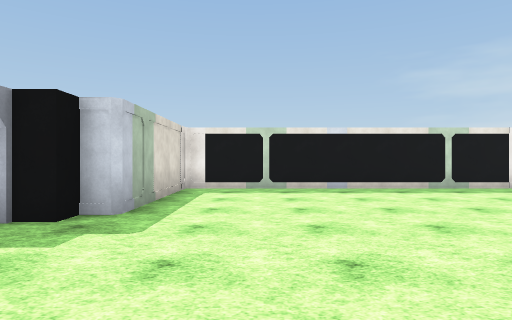
View 1 (above)

16 first-person views from a walk through a Unity game level. The camera is 1.4 m above the floor, looks level and sees 75° across. The floor is counted in squares, 2 m on a side. Each view is taken from the middle of a square. On the plan, view 1 faces up. The plan holds only what a view shows up to about 10 squares ahead; the rest is blank. The place goes on beyond the plan. Door leaves are left out, so doorways stand open. Some surface patterns are stand-ins.

View 2
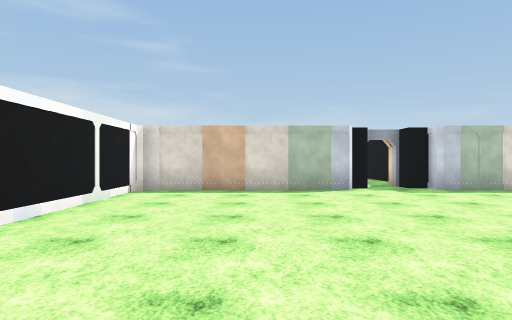

View 3
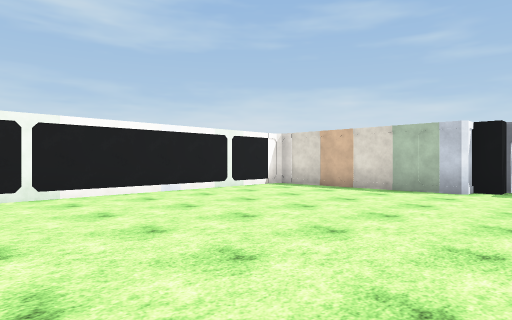

View 4
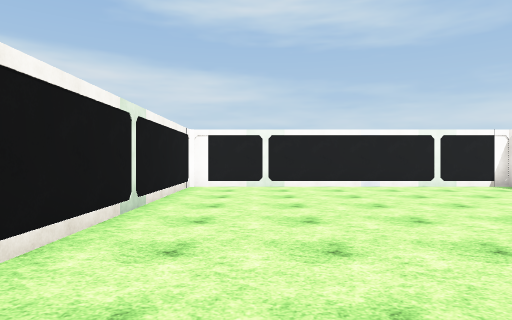

View 5
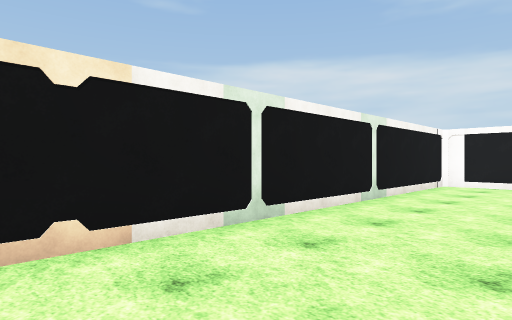

View 6
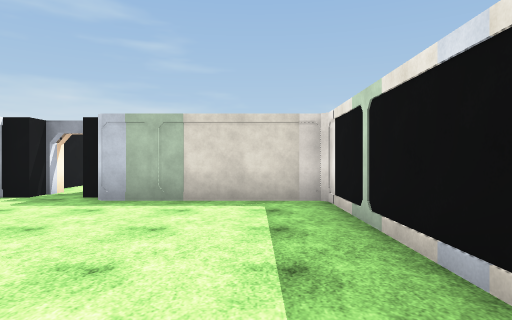

View 7
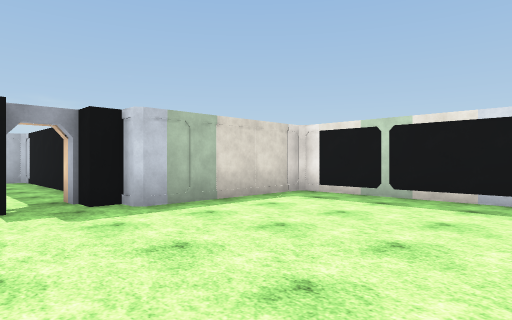

View 8
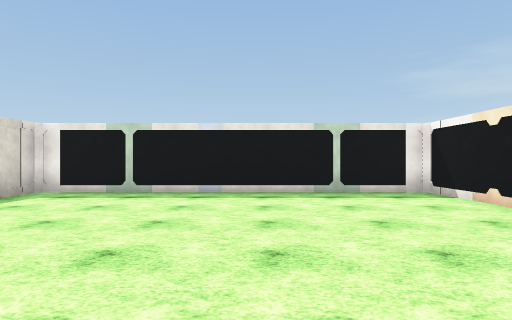

View 9
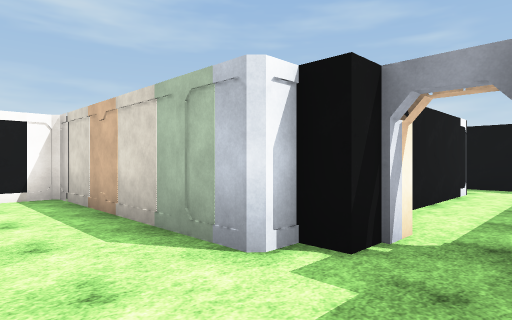

View 10
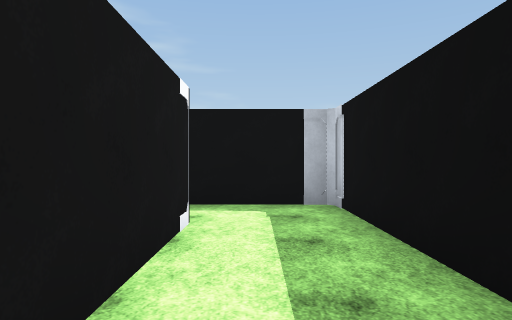

View 11
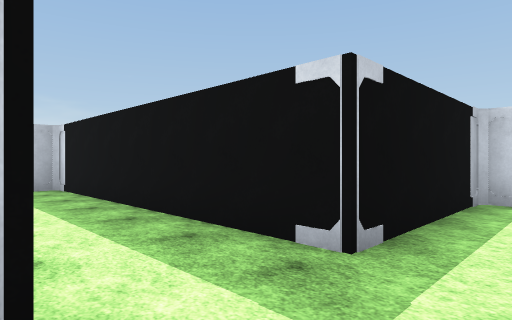

View 12
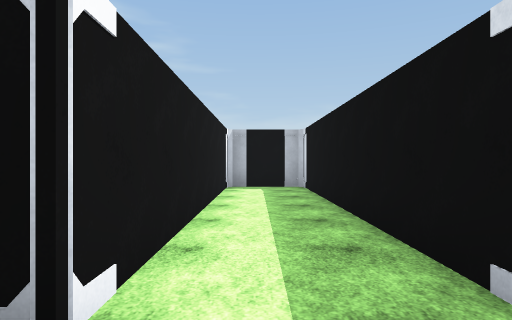

View 13
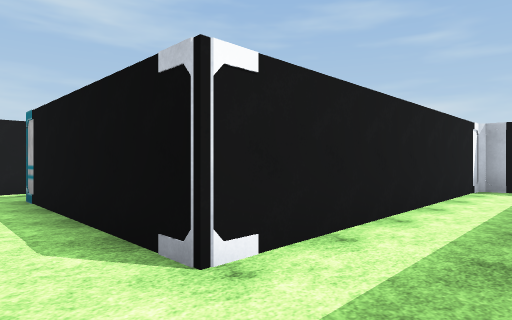

View 14
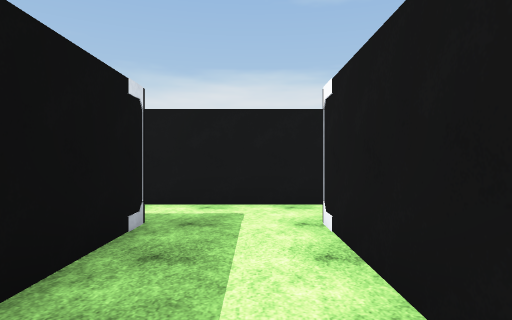

View 15
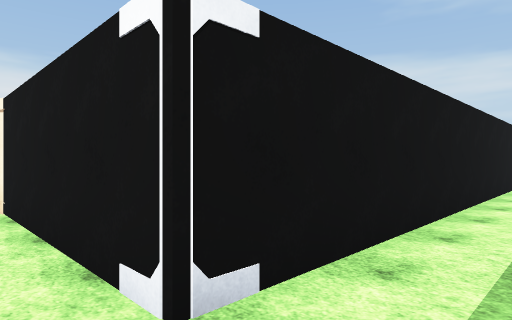

View 16
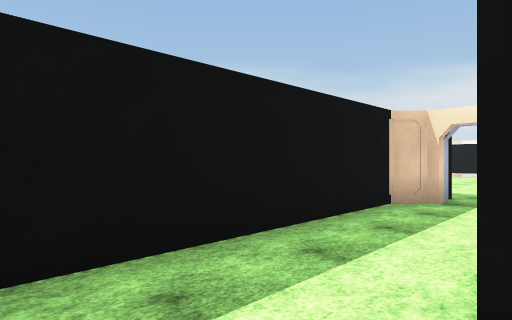

### Floor plan
Points are (right, up) in squares from view 1. A wall is a line through its corners. A room is listed if a view was taken in it or the views show most of it. See-through windows are left out.
Room 1 (views 1, 2, 3, 4, 5, 6, 7, 8, 9)
walls: (-1.8, 1.6) (-1.8, -2.2); (-2.8, 2.8) (-2.2, 2.8) (-2.2, 2.4); (-1.8, 7.5) (-1.8, 4.8); (-1.4, -2.7) (6.2, -2.7); (6.4, 8.2) (-1.2, 8.2); (6.7, -2.4) (6.7, 5.6)
ways out: opening at (-4, 4) to room 2; open door at (-3, 3)
objects: block (-3, 4); other object (-2, 2); other object (-2, 4)
Room 2 (views 10, 11, 12, 13, 14, 15, 16)
walls: (-6.6, 2.3) (-3.6, 2.3); (-9.3, 3.8) (-9.3, 0.3) (-16.1, 0.3); (-7.8, -2.4) (-7.8, 1.6); (-3.9, 4.3) (-8.9, 4.3); (-16.4, -1.7) (-10.4, -1.7); (-16.8, -0.5) (-16.8, -1.2)
ways out: opening at (-4, 4) to room 1; opening at (-8, -3)
objects: other object (-17, 0); other object (-9, -2); other object (-9, 0); other object (-9, 4); other object (-8, 2)

Where each view was taken, in squares from view 1:
view 1: 0 up, 0 right, facing up
view 2: 0 up, 6 right, facing left
view 3: 4 up, 6 right, facing down-left
view 4: 6 up, 5 right, facing down
view 5: 7 up, 4 right, facing down-right
view 6: 7 up, 4 right, facing left
view 7: 2 up, 3 right, facing up-left
view 8: 1 up, 3 right, facing up
view 9: 4 up, 0 right, facing down-left
view 10: 3 up, 4 left, facing left
view 11: 2 down, 8 left, facing up-left
view 12: 1 down, 8 left, facing left
view 13: 0 up, 8 left, facing down-left
view 14: 1 down, 13 left, facing right
view 15: 3 up, 9 left, facing down-right
view 16: 2 up, 9 left, facing up-right
